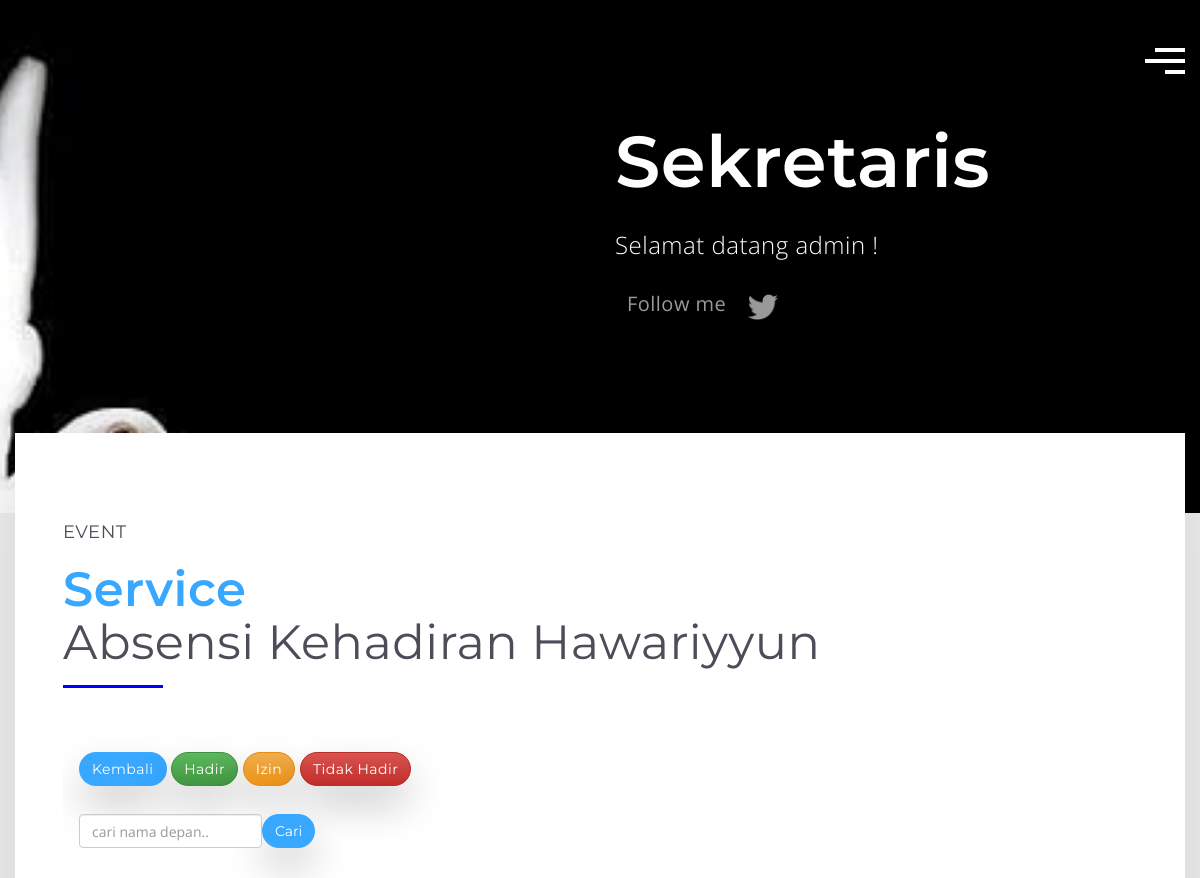
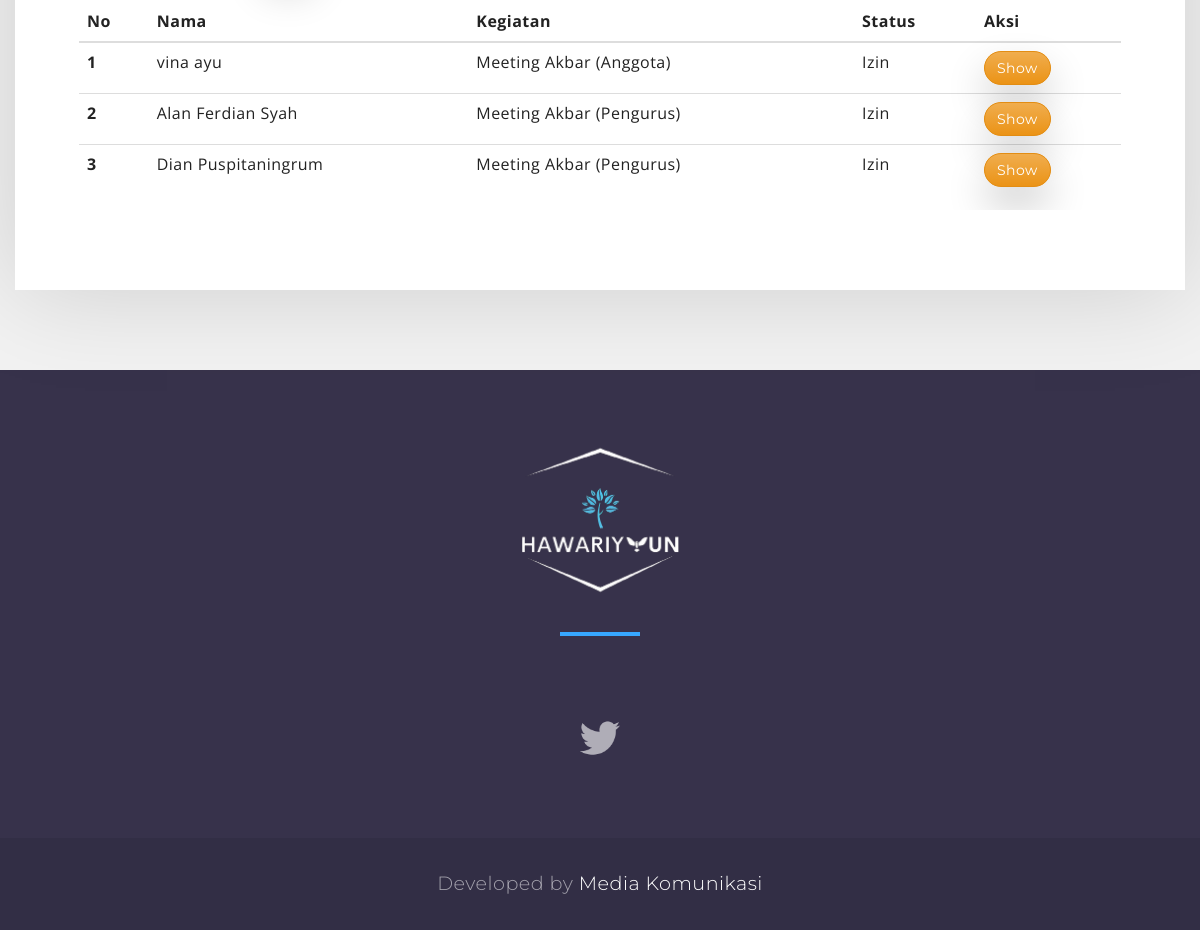
The page /absensi/sekretaris/list_kehadiran/izin (signed in) on the database its author committed (2 pictures, top to bottom).
### account/models.py (models this page shows, shortened)
class Profile(models.Model):
    user = models.OneToOneField(User, on_delete=models.CASCADE,related_name='profile')
    no_telpon = models.CharField(blank=True,null=True,max_length = 50)
    pendidikan_terakhir = models.CharField(blank=True,null=True,max_length=100)
    jurusan = models.CharField(blank=True,null=True,max_length=100)
    role = models.IntegerField(choices = divisi,default=7)
    token = models.CharField(blank=True,null=True,max_length=300)

### absensi/models.py (models this page shows, shortened)
class absensi_kehadiran(models.Model):
    user = models.ForeignKey(User, on_delete= models.CASCADE,related_name='problem' , blank = True , null = True )
    kegiatan = models.ForeignKey(kegiatan, on_delete = models.CASCADE,related_name = 'items')
    status = models.IntegerField(choices = status ,default=1)
    keterangan = models.CharField(max_length=5000,blank=True,null=True)
    date_posted = models.DateTimeField(default=timezone.now)

class kegiatan(models.Model):
    nama_kegiatan = models.CharField(max_length=100)
    date_posted = models.DateTimeField(default=timezone.now)
    def __str__(self):
        return f'{self.nama_kegiatan}'

### absensi/views.py (the view)
# urls.py: path('sekretaris/list_kehadiran/izin', views.list_izin, name="list_izin"),
@login_required
@user_passes_test(administration,login_url='index_absensi')
def list_izin(request):
    pengurus = Profile.objects.get(user = request.user)
    saran = absensi_kehadiran.objects.filter(status = 2).order_by('-date_posted')
    context = {
        'pengurus':pengurus,
        'hadir':saran,
    }
    return render(request, 'sekretaris/list_izin.html',context)

### absensi/views.py (called while the page is built)
def administration(user):
    return user.groups.filter(name='sekretaris').exists()

### absensi/templates/sekretaris/list_izin.html (shortened to what this page needs)
{% extends 'base_main.html' %}{% load static %} {% block content %}
<body>
  <header class="hero">
    <div class="container">
      <div class="row">
        <div class="col-md-6 col-md-offset-6 col-xs-12">
          <nav>
            <div id="menu-toggle">
              <div class="hamburger">
                <span class="line"></span>
                <span class="line"></span>
                <span class="line"></span>
              </div>
              <div class="cross">
                <span class="line"></span>
                <span class="line"></span>
              </div>
            </div>
          </nav>
          <div class="hero-text">
            <h1>{{pengurus.get_role_display}}</h1>
            {% if request.user.is_authenticated %}
            <h3>Selamat datang {{pengurus.user}} !</h3>
            {% else %}
            <a href="{% url 'register' %}" class="btn btn-lg btn-primary">Daftar/Masuk</a>
            {% endif %}
            <ul class="social-links" style="margin-top: 2em">
              <li class="label">Follow me</li>
              <li>
                <a href="#"><img src="{% static 'maria/assets/twitter.png' %}" /></a>
              </li>
            </ul>
          </div>
        </div>
      </div>
    </div>
  </header>
  <section class="case-study">
    <div class="container">
      <div class="row">
        <div class="col-md-12">
          <h4 class="sub-heading">event</h4>
          <h1 class="heading purple">
            <span class="blue">Service</span><br />
            Absensi Kehadiran Hawariyyun
          </h1>
          <div class="swiper-container client-swiper" style="max-height: 400px; overflow: auto">
            <div class="filter" style="margin-bottom: 2em" style="display: flex">
              <a href="{% url 'list_kehadiran' %}" class="btn btn-primary" style="margin-bottom: 2em">Kembali </a>
              <a href="{% url 'list_hadir' %}" class="btn btn-success" style="margin-bottom: 2em">Hadir </a>
              <a href="{% url 'list_izin' %}" class="btn btn-warning" style="margin-bottom: 2em">Izin </a>
              <a href="{% url 'list_thadir' %}" class="btn btn-danger" style="margin-bottom: 2em">Tidak Hadir </a>
              <form class="form-inline my-2 my-lg-0" style="display: flex; flex-direction: row" method="POST" action="{% url 'list_nama' %}">
                <input class="form-control mr-sm-2 col-sm-2" type="search" placeholder="cari nama depan.." aria-label="Search" name="pencarian" />
                <button class="btn btn-primary" type="submit">Cari</button>
              </form>
            </div>
            {% if request.user.is_authenticated %}
            <table class="table">
              <thead>
                <tr>
                  <th scope="col">No</th>
                  <th scope="col">Nama</th>
                  <th scope="col">Kegiatan</th>
                  <th scope="col">Status</th>
                  <th scope="col">Aksi</th>
                </tr>
              </thead>
              <tbody>
                {% for i in hadir %}
                <tr>
                  <th scope="row">{{ forloop.counter }}</th>
                  <td>{{i.user.first_name}} {{i.user.last_name}}</td>
                  <td>{{i.kegiatan}}</td>
                  <td>{{i.get_status_display}}</td>
                  <td>
                    <a href="{% url 'show_kehadiran' i.id %}" class="btn btn-warning">Show</a>
                  </td>
                </tr>
                {% endfor %}
              </tbody>
            </table>
            {% else %}
            <h2 class="alert text-center">Login terlebih dahulu untuk bisa memberikan kritik dan saran</h2>
          </div>
          {% endif %}
        </div>
      </div>
    </div>
  </section>
  <footer>
    <div class="container-fluid">
      <div class="row footer">
        <div class="col-md-12 text-center">
          <h1>
            <span><img src="{% static 'logo-biru.png' %}" style="height: 200px; margin-top: -1em" /></span>
          </h1>
          <ul class="social-links">
            <li>
              <a href="#"><img src="{% static 'maria/assets/twitter.png' %}" /></a>
            </li>
          </ul>
        </div>
      </div>
      <div class="row sub-footer">
        <div class="col-md-12 text-center">
          <p>Developed by <a href="https://instagram.com/medkomlc_11">Media Komunikasi</a></p>
        </div>
      </div>
    </div>
  </footer>
</body>
{% endblock content %}

### absensi/templates/base_main.html (shortened to what this page needs)
{% load static %}
<html lang="en">
<head>
  <link href="{% static 'maria/css/bootstrap.min.css' %}" rel="stylesheet">
  <link href="{% static 'maria/css/bootstrap-theme.css' %}" rel="stylesheet">
  <link rel="stylesheet" href="{% static 'maria/css/swiper.min.css' %}">
  <link href="{% static 'maria/css/style.css' %}" rel="stylesheet">
  <link rel="stylesheet" href="{% static 'css/iziToast.css' %}">
  <link rel="stylesheet" href="{% static 'css/iziToast.min.css' %}">
    </head>
{% block content %}{% endblock content %}
</body>
</html>

### static/maria/css/style.css (style rules this page uses)
body { font-family: "Open Sans", sans-serif; background-color: #f2f2f2; font-size: 16px; color: #222; font-weight: normal; letter-spacing: 0.03em; }
a { color: #7447ae; -webkit-transition: all 0.2s; -moz-transition: all 0.2s; transition: all 0.2s; }
section { width: 100%; }
ul { margin: 0; padding: 0; }
ul li { list-style: none; }
img { max-width: 100%; }
.purple { color: #7447ae; }
.blue { color: #37a7ff; }
header.hero { background: url(../images/black-dove-2.jpg) no-repeat center center fixed; -webkit-background-size: cover; -moz-background-size: cover; -o-background-size: cover; background-size: cover; color: #fff; padding-bottom: 80px; }
header.hero .hero-text { margin-top: 20%; margin-bottom: 20%; }
header.hero .row { position: relative; }
header.hero h1 { font-family: "Montserrat", sans-serif; font-size: 4.5em; font-weight: 600; line-height: 1.4em; }
header.hero h1 span, header.hero h3 { font-weight: 300; }
ul.social-links li { display: inline-block; }
ul.social-links li a { padding: 5px; opacity: 0.6; }
ul.social-links li.label { font-size: 20px; opacity: 0.6; font-weight: 400; }
ul.social-links li a img { max-height: 30px; }
.case-study .col-md-12 { transform: translateY(-80px); -webkit-transform: translateY(-80px); padding: 5em 3em; background-color: #fff; box-shadow: 0 0 100px rgba(0, 0, 0, 0.15); }
h4.sub-heading { text-transform: uppercase; font-family: "Montserrat", sans-serif; font-weight: 400; color: #4e4c58; }
h1.heading { font-family: "Montserrat", sans-serif; font-weight: 400; color: #4e4c58; font-size: 3em; position: relative; padding-bottom: 10px; }
h1.heading span { font-weight: 600; }
h1.heading:after { content: ""; display: block; position: absolute; bottom: -10px; left: 0; height: 3px; width: 100px; }
h1.heading.purple:after { background-color: blue; }
.swiper-container { width: 100%; height: 100%; padding: 4em 1em; }
.footer { background-color: #37324b; padding: 5em; }
.footer h1 { font-family: "Montserrat", sans-serif; font-weight: 600; font-size: 3em; color: #a3a1ac; margin-bottom: 2em; }
.footer h1 span { color: #fff; font-weight: 300; }
.footer h1:after { content: ""; width: 80px; height: 4px; background-color: #37a7ff; display: block; position: absolute; left: 50%; transform: translate(-40px, 10px); }
.footer ul.social-links li a { padding-left: 12px; padding-right: 12px; }
.footer ul.social-links li a img { max-height: 40px; }
.sub-footer { background-color: #322e45; padding: 2em; color: #a3a1ac; font-family: "Montserrat", sans-serif; font-weight: 300; }
.sub-footer p { margin: 0; font-size: 1.2em; }
.sub-footer p a { color: #fff; }
nav { height: 40px; width: 100%; position: absolute; right: 0; top: 3em; cursor: pointer; transition: 0.25s ease-in-out; }
#menu-toggle { width: 40px; clear: both; float: right; }
#menu-toggle span.line { display: block; height: 4px; width: 40px; background-color: #fff; transition: 0.25s ease-in-out; }
#menu-toggle .hamburger span.line { margin-bottom: 0.45em; clear: both; float: right; }
#menu-toggle .hamburger span.line:nth-child(1) { width: 30px; transition-delay: 0.25s; }
#menu-toggle .hamburger span.line:nth-child(2) { transition-delay: 0.325s; }
#menu-toggle .hamburger span.line:nth-child(3) { width: 20px; transition-delay: 0.475s; }
#menu-toggle .cross span.line { width: 0px; position: absolute; top: 10px; right: 0; }
#menu-toggle .cross span.line:nth-child(1) { transform: rotate(45deg); transition-delay: 0s; }
#menu-toggle .cross span.line:nth-child(2) { transform: rotate(-45deg); transition-delay: 0.25s; }

### rows shown on the page
Profile: role "Sekretaris", user "admin"
absensi_kehadiran: user.first_name "vina", user.last_name "ayu", kegiatan "Meeting Akbar (Anggota)", status "Izin"
absensi_kehadiran: user.first_name "Alan", user.last_name "Ferdian Syah", kegiatan "Meeting Akbar (Pengurus)", status "Izin"
absensi_kehadiran: user.first_name "Dian", user.last_name "Puspitaningrum", kegiatan "Meeting Akbar (Pengurus)", status "Izin"
